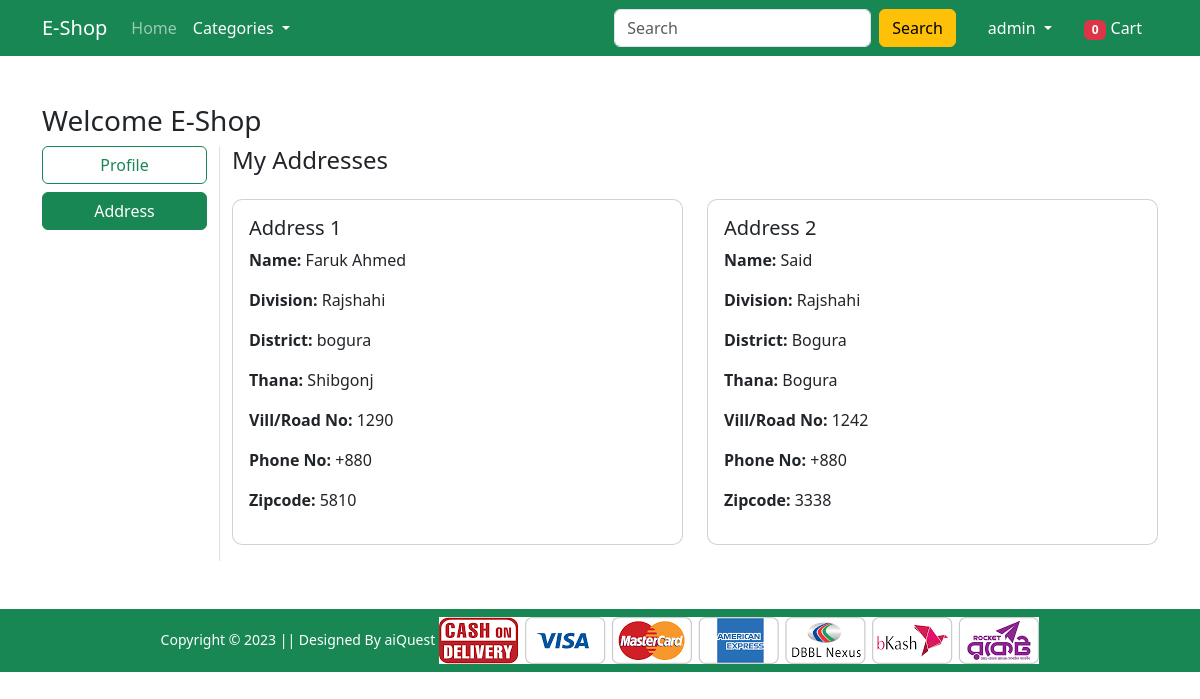
Page /accounts/address/ (signed in) on the earlier database version.
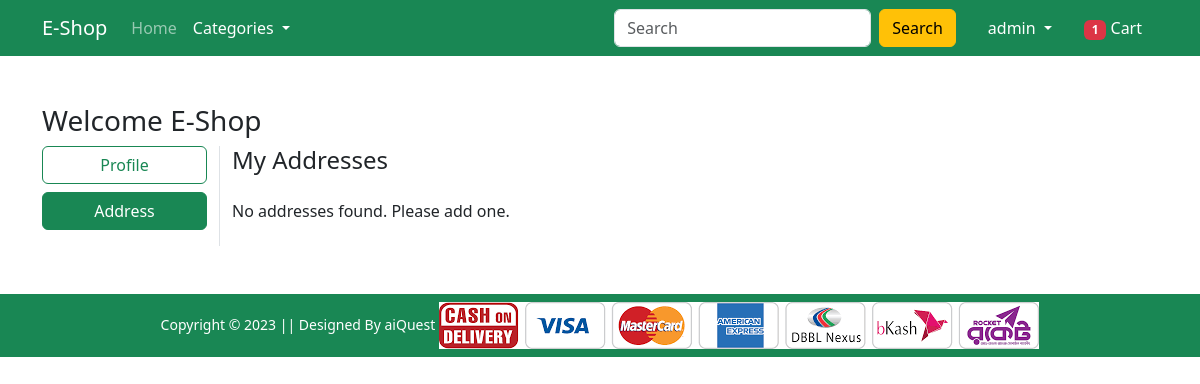
Same page on the later database version.
### accounts/models.py (models this page shows, shortened)
class Profile(models.Model):
    user = models.ForeignKey(User, on_delete=models.CASCADE, related_name='profile')
    name = models.CharField(max_length=200)
    division = models.CharField(choices=DIVISION_CHOICES, max_length=50)
    district = models.CharField(max_length=200)
    thana = models.CharField(max_length=100)
    villorroad = models.CharField(max_length=100)
    phone = models.CharField(max_length=15, default='+880')
    zipcode = models.PositiveIntegerField()
    created_at = models.DateTimeField(auto_now_add=True)
    updated_at = models.DateTimeField(auto_now=True)
    class Meta:
        ordering = ['id']
        verbose_name_plural = '01. Profiles'

### accounts/views.py (the view)
# urls.py: path('address/', AddressView.as_view(), name='address'),
@method_decorator(never_cache, name='dispatch')
class AddressView(LoginRequiredMixin, generic.View):
    login_url = reverse_lazy('sign-in')
    def get(self, request):
        profiles = Profile.objects.filter(user=request.user)
        return render(request, 'accounts/address.html', {'profiles': profiles, 'active': 'btn-success'})

### accounts/mixing.py (called while the page is built)
    def dispatch(self, request, *args, **kwargs):
        if not request.user.is_authenticated:
            return redirect('home')
        return super().dispatch(request, *args, **kwargs)

### cart/context_processors.py (called while the page is built)
def get_filters(request):
    if request.user.is_authenticated:
        cart_count = Cart.objects.filter(user=request.user, paid=False)
        return {
            'cart_count': cart_count.count(),
        }
    else:
        return {}

### store/context_processors.py (called while the page is built)
def get_filters(request):
    categories = Category.objects.filter(status='ACTIVE')
    return {
        'categories': categories,
    }

### templates/accounts/address.html (shortened to what this page needs)
{% extends "base.html" %}
{% load static %}
{% block main_content %}
<div class="container my-5">
    <div class="row">
        <h3>Welcome E-Shop</h3>
        <div class="col-12 col-md-2 border-end mb-3 mb-md-0">
            <ul class="list-unstyled">
                <li class="d-grid mb-2">
                    <a href="{% url 'profile' %}" class="btn {% if request.resolver_match.url_name == 'profile' %}btn-success{% else %}btn-outline-success{% endif %}">Profile</a>
                </li>
                <li class="d-grid mb-2">
                    <a href="{% url 'address' %}" class="btn {% if request.resolver_match.url_name == 'address' %}btn-success{% else %}btn-outline-success{% endif %}">Address</a>
                </li>
            </ul>
        </div>
        <div class="col-12 col-md-10">
            <div class="row">
                <h4 class="mb-4">My Addresses</h4>
                {% if profiles %}
                    {% for profile in profiles %}
                        <div class="col-12 col-md-6 mb-3">
                            <div class="card h-100">
                                <div class="card-body">
                                    <h5>Address {{forloop.counter}}</h5>
                                    <p><strong>Name:</strong> {{profile.name}}</p>
                                    <p><strong>Division:</strong> {{profile.division}}</p>
                                    <p><strong>District:</strong> {{profile.district}}</p>
                                    <p><strong>Thana:</strong> {{profile.thana}}</p>
                                    <p><strong>Vill/Road No:</strong> {{profile.villorroad}}</p>
                                    <p><strong>Phone No:</strong> {{profile.phone}}</p>
                                    <p><strong>Zipcode:</strong> {{profile.zipcode}}</p>
                                </div>
                            </div>
                        </div>
                    {% endfor %}
                {% else %}
                    <div class="col-12">
                        <p>No addresses found. Please add one.</p>
                    </div>
                {% endif %}
            </div>
        </div>
    </div>
</div>
{% endblock main_content %}

### templates/base.html (shortened to what this page needs)
<!doctype html>
{% load static %}
<html lang="en">
<head>
    <link href="https://cdn.jsdelivr.net/npm/bootstrap@5.3.8/dist/css/bootstrap.min.css" rel="stylesheet">
    <link rel="stylesheet" href="{% static 'assets/css/owl.carousel.min.css' %}">
    <link rel="stylesheet" href="https://cdnjs.cloudflare.com/ajax/libs/font-awesome/6.5.0/css/all.min.css"/>
    <link rel="stylesheet" href="https://cdn.jsdelivr.net/npm/bootstrap-icons@1.11.0/font/bootstrap-icons.css">
    <link rel="stylesheet" href="{% static 'assets/css/style.css' %}">
    <link rel="stylesheet" href="{% static 'assets/css/main.css' %}">
</head>
<body>
    <nav class="navbar navbar-expand-lg navbar-dark bg-success sticky-top">
        <div class="container">
            <a class="navbar-brand" href="{% url 'home' %}">E-Shop</a>
            <div class="collapse navbar-collapse" id="navbarContent">
                <ul class="navbar-nav me-auto mb-2 mb-lg-0">
                    <li class="nav-item">
                        <a class="nav-link {% if request.resolver_match.url_name == 'home' %}active{% endif %}"
                        href="{% url 'home' %}">Home</a>
                    </li>
                    <li class="nav-item dropdown">
                        <a class="nav-link dropdown-toggle text-white
                            {% if request.resolver_match.url_name == 'category-product' %}active{% endif %}"
                            href="#" id="catDrop" role="button" data-bs-toggle="dropdown">
                            Categories
                        </a>
                    </li>
                </ul>
                <form class="d-flex me-3" method="POST" action="{% url 'search-product' %}">
                    <input class="form-control me-2" type="search" name="q" placeholder="Search">
                    <button class="btn btn-warning" type="submit">Search</button>
                </form>
                <ul class="navbar-nav mb-2 mb-lg-0">
                    <li class="nav-item dropdown mx-2">
                        <a class="nav-link dropdown-toggle text-white
                            {% if request.resolver_match.url_name in 'profile order password-change sign-in sign-up' %}active{% endif %}"
                        href="#" id="profileDrop" role="button" data-bs-toggle="dropdown">
                            {{ request.user.username|default:"Profile" }}
                        </a>
                    </li>
                    <li class="nav-item mx-2">
                        {% if request.user.is_authenticated %}
                            <a href="{% url 'cart-detail' %}" class="nav-link text-white
                                {% if request.resolver_match.url_name == 'cart-detail' %}active{% endif %}">
                                <span class="badge bg-danger" id="cart-count">{{ cart_count|default:"0" }}</span>
                                Cart
                            </a>
                        {% else %}
                            <a href="{% url 'sign-in' %}" class="nav-link text-white">
                                <span class="badge bg-danger">0</span> Cart
                            </a>
                        {% endif %}
                    </li>
                </ul>
            </div>
        </div>
    </nav>
    {% block main_content %}{% endblock %}
    <footer class="container-fluid bg-success text-center p-2 mt-5">
        <small class="text-white">Copyright &copy; 2023 || Designed By aiQuest</small>
        <img src="{% static 'assets/images/paymentlogo.png' %}" class="img-fluid" height="2px">
    </footer>
</body>
</html>

Differences in the rows shown:
removed Profile: name "Faruk Ahmed", division "Rajshahi", district "bogura", thana "Shibgonj", villorroad "1290", phone "+880", zipcode "5810"
removed Profile: name "Said", division "Rajshahi", district "Bogura", thana "Bogura", villorroad "1242", phone "+880", zipcode "3338"
Other differences:
{{ cart_count|default:"0" }}: "0" → "1"
text now shown: "No addresses found. Please add one."
